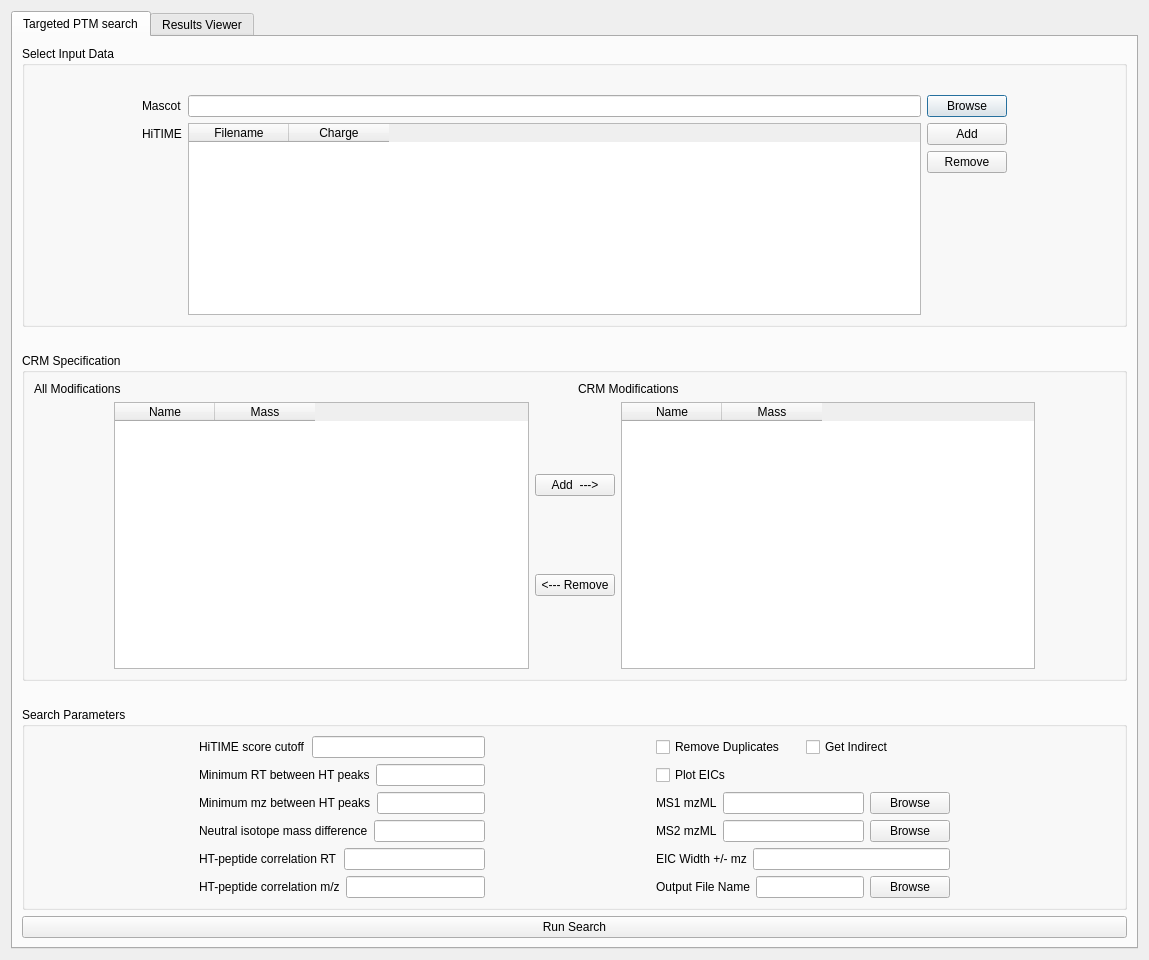
<?xml version="1.0" encoding="UTF-8"?>
<ui version="4.0">
 <class>Dialog</class>
 <widget class="QDialog" name="Dialog">
  <property name="geometry">
   <rect>
    <x>0</x>
    <y>0</y>
    <width>1149</width>
    <height>960</height>
   </rect>
  </property>
  <property name="windowTitle">
   <string>Dialog</string>
  </property>
  <layout class="QGridLayout" name="gridLayout_13">
   <item row="0" column="0">
    <widget class="QTabWidget" name="tabWidget">
     <property name="currentIndex">
      <number>0</number>
     </property>
     <widget class="QWidget" name="tab_3">
      <attribute name="title">
       <string>Targeted PTM search</string>
      </attribute>
      <layout class="QGridLayout" name="gridLayout_14">
       <item row="0" column="0">
        <layout class="QGridLayout" name="gridLayout_10">
         <item row="0" column="0">
          <widget class="QGroupBox" name="groupBox">
           <property name="title">
            <string>Select Input Data</string>
           </property>
           <layout class="QHBoxLayout" name="horizontalLayout_9">
            <item>
             <layout class="QHBoxLayout" name="horizontalLayout_8">
              <item>
               <spacer name="horizontalSpacer_4">
                <property name="orientation">
                 <enum>Qt::Horizontal</enum>
                </property>
                <property name="sizeType">
                 <enum>QSizePolicy::Preferred</enum>
                </property>
                <property name="sizeHint" stdset="0">
                 <size>
                  <width>108</width>
                  <height>20</height>
                 </size>
                </property>
               </spacer>
              </item>
              <item>
               <layout class="QVBoxLayout" name="verticalLayout_3">
                <item>
                 <spacer name="verticalSpacer_3">
                  <property name="orientation">
                   <enum>Qt::Vertical</enum>
                  </property>
                  <property name="sizeType">
                   <enum>QSizePolicy::Preferred</enum>
                  </property>
                  <property name="sizeHint" stdset="0">
                   <size>
                    <width>20</width>
                    <height>20</height>
                   </size>
                  </property>
                 </spacer>
                </item>
                <item>
                 <layout class="QGridLayout" name="gridLayout">
                  <item row="0" column="1">
                   <widget class="QLineEdit" name="T_mascot_file"/>
                  </item>
                  <item row="0" column="2">
                   <widget class="QPushButton" name="T_browse_mascot">
                    <property name="text">
                     <string>Browse</string>
                    </property>
                   </widget>
                  </item>
                  <item row="0" column="0">
                   <widget class="QLabel" name="label_2">
                    <property name="text">
                     <string>Mascot</string>
                    </property>
                   </widget>
                  </item>
                 </layout>
                </item>
                <item>
                 <layout class="QGridLayout" name="gridLayout_4">
                  <item row="0" column="0">
                   <widget class="QLabel" name="label_3">
                    <property name="text">
                     <string>HiTIME</string>
                    </property>
                   </widget>
                  </item>
                  <item row="0" column="1" rowspan="3">
                   <widget class="QTableWidget" name="T_HT_files">
                    <column>
                     <property name="text">
                      <string>Filename</string>
                     </property>
                    </column>
                    <column>
                     <property name="text">
                      <string>Charge</string>
                     </property>
                    </column>
                   </widget>
                  </item>
                  <item row="0" column="2">
                   <widget class="QPushButton" name="T_HT_add">
                    <property name="text">
                     <string>Add</string>
                    </property>
                   </widget>
                  </item>
                  <item row="1" column="2">
                   <widget class="QPushButton" name="T_HT_remove">
                    <property name="text">
                     <string>Remove</string>
                    </property>
                   </widget>
                  </item>
                 </layout>
                </item>
               </layout>
              </item>
              <item>
               <spacer name="horizontalSpacer_5">
                <property name="orientation">
                 <enum>Qt::Horizontal</enum>
                </property>
                <property name="sizeType">
                 <enum>QSizePolicy::Preferred</enum>
                </property>
                <property name="sizeHint" stdset="0">
                 <size>
                  <width>108</width>
                  <height>20</height>
                 </size>
                </property>
               </spacer>
              </item>
             </layout>
            </item>
           </layout>
          </widget>
         </item>
         <item row="1" column="0">
          <spacer name="verticalSpacer">
           <property name="orientation">
            <enum>Qt::Vertical</enum>
           </property>
           <property name="sizeType">
            <enum>QSizePolicy::Preferred</enum>
           </property>
           <property name="sizeHint" stdset="0">
            <size>
             <width>20</width>
             <height>20</height>
            </size>
           </property>
          </spacer>
         </item>
         <item row="2" column="0">
          <widget class="QGroupBox" name="groupBox_2">
           <property name="title">
            <string>CRM Specification</string>
           </property>
           <layout class="QGridLayout" name="gridLayout_5">
            <item row="0" column="0">
             <widget class="QLabel" name="label_4">
              <property name="text">
               <string>All Modifications</string>
              </property>
             </widget>
            </item>
            <item row="0" column="1">
             <widget class="QLabel" name="label_5">
              <property name="text">
               <string>CRM Modifications</string>
              </property>
             </widget>
            </item>
            <item row="1" column="0" colspan="2">
             <layout class="QGridLayout" name="gridLayout_9">
              <item row="0" column="3">
               <widget class="QTableWidget" name="T_CRM_mods">
                <column>
                 <property name="text">
                  <string>Name</string>
                 </property>
                </column>
                <column>
                 <property name="text">
                  <string>Mass</string>
                 </property>
                </column>
               </widget>
              </item>
              <item row="0" column="2">
               <layout class="QVBoxLayout" name="verticalLayout_4">
                <item>
                 <widget class="QPushButton" name="T_mods_add">
                  <property name="text">
                   <string>Add  ---&gt;</string>
                  </property>
                 </widget>
                </item>
                <item>
                 <widget class="QPushButton" name="T_mods_remove">
                  <property name="text">
                   <string>&lt;--- Remove</string>
                  </property>
                 </widget>
                </item>
               </layout>
              </item>
              <item row="0" column="0">
               <spacer name="horizontalSpacer_6">
                <property name="orientation">
                 <enum>Qt::Horizontal</enum>
                </property>
                <property name="sizeType">
                 <enum>QSizePolicy::Preferred</enum>
                </property>
                <property name="sizeHint" stdset="0">
                 <size>
                  <width>80</width>
                  <height>20</height>
                 </size>
                </property>
               </spacer>
              </item>
              <item row="0" column="1">
               <widget class="QTableWidget" name="T_all_mods">
                <column>
                 <property name="text">
                  <string>Name</string>
                 </property>
                </column>
                <column>
                 <property name="text">
                  <string>Mass</string>
                 </property>
                </column>
               </widget>
              </item>
              <item row="0" column="4">
               <spacer name="horizontalSpacer_7">
                <property name="orientation">
                 <enum>Qt::Horizontal</enum>
                </property>
                <property name="sizeType">
                 <enum>QSizePolicy::Preferred</enum>
                </property>
                <property name="sizeHint" stdset="0">
                 <size>
                  <width>80</width>
                  <height>20</height>
                 </size>
                </property>
               </spacer>
              </item>
             </layout>
            </item>
           </layout>
          </widget>
         </item>
         <item row="3" column="0">
          <spacer name="verticalSpacer_2">
           <property name="orientation">
            <enum>Qt::Vertical</enum>
           </property>
           <property name="sizeType">
            <enum>QSizePolicy::Preferred</enum>
           </property>
           <property name="sizeHint" stdset="0">
            <size>
             <width>20</width>
             <height>20</height>
            </size>
           </property>
          </spacer>
         </item>
         <item row="4" column="0">
          <widget class="QGroupBox" name="groupBox_3">
           <property name="title">
            <string>Search Parameters</string>
           </property>
           <layout class="QGridLayout" name="gridLayout_3">
            <item row="0" column="0">
             <layout class="QGridLayout" name="gridLayout_2">
              <item row="0" column="0">
               <spacer name="horizontalSpacer_3">
                <property name="orientation">
                 <enum>Qt::Horizontal</enum>
                </property>
                <property name="sizeHint" stdset="0">
                 <size>
                  <width>40</width>
                  <height>20</height>
                 </size>
                </property>
               </spacer>
              </item>
              <item row="0" column="1">
               <layout class="QHBoxLayout" name="horizontalLayout_3">
                <item>
                 <widget class="QLabel" name="label_6">
                  <property name="text">
                   <string>HiTIME score cutoff</string>
                  </property>
                 </widget>
                </item>
                <item>
                 <widget class="QLineEdit" name="HT_score_cutoff"/>
                </item>
               </layout>
              </item>
              <item row="0" column="2">
               <spacer name="horizontalSpacer">
                <property name="orientation">
                 <enum>Qt::Horizontal</enum>
                </property>
                <property name="sizeHint" stdset="0">
                 <size>
                  <width>40</width>
                  <height>20</height>
                 </size>
                </property>
               </spacer>
              </item>
              <item row="0" column="3">
               <layout class="QHBoxLayout" name="horizontalLayout_7">
                <item>
                 <widget class="QCheckBox" name="T_remove_duplicates">
                  <property name="text">
                   <string>Remove Duplicates</string>
                  </property>
                 </widget>
                </item>
                <item>
                 <widget class="QCheckBox" name="T_get_indirect">
                  <property name="text">
                   <string>Get Indirect</string>
                  </property>
                 </widget>
                </item>
               </layout>
              </item>
              <item row="0" column="4">
               <spacer name="horizontalSpacer_2">
                <property name="orientation">
                 <enum>Qt::Horizontal</enum>
                </property>
                <property name="sizeHint" stdset="0">
                 <size>
                  <width>40</width>
                  <height>20</height>
                 </size>
                </property>
               </spacer>
              </item>
              <item row="1" column="1">
               <layout class="QHBoxLayout" name="horizontalLayout_5">
                <item>
                 <widget class="QLabel" name="label_8">
                  <property name="text">
                   <string>Minimum RT between HT peaks</string>
                  </property>
                 </widget>
                </item>
                <item>
                 <widget class="QLineEdit" name="T_HT_rtGap"/>
                </item>
               </layout>
              </item>
              <item row="1" column="3">
               <widget class="QCheckBox" name="T_plot_EICs">
                <property name="text">
                 <string>Plot EICs</string>
                </property>
               </widget>
              </item>
              <item row="2" column="1">
               <layout class="QHBoxLayout" name="horizontalLayout_6">
                <item>
                 <widget class="QLabel" name="label_7">
                  <property name="text">
                   <string>Minimum mz between HT peaks</string>
                  </property>
                 </widget>
                </item>
                <item>
                 <widget class="QLineEdit" name="T_HT_mzGap"/>
                </item>
               </layout>
              </item>
              <item row="2" column="3">
               <layout class="QHBoxLayout" name="horizontalLayout_2">
                <item>
                 <widget class="QLabel" name="label">
                  <property name="text">
                   <string>MS1 mzML</string>
                  </property>
                 </widget>
                </item>
                <item>
                 <widget class="QLineEdit" name="T_mzM_file"/>
                </item>
                <item>
                 <widget class="QPushButton" name="T_browse_mzML">
                  <property name="text">
                   <string>Browse</string>
                  </property>
                 </widget>
                </item>
               </layout>
              </item>
              <item row="3" column="1">
               <layout class="QHBoxLayout" name="horizontalLayout_4">
                <item>
                 <widget class="QLabel" name="label_10">
                  <property name="text">
                   <string>Neutral isotope mass difference</string>
                  </property>
                 </widget>
                </item>
                <item>
                 <widget class="QLineEdit" name="T_NMD"/>
                </item>
               </layout>
              </item>
              <item row="3" column="3">
               <layout class="QHBoxLayout" name="horizontalLayout_10">
                <item>
                 <widget class="QLabel" name="label_11">
                  <property name="text">
                   <string>MS2 mzML</string>
                  </property>
                 </widget>
                </item>
                <item>
                 <widget class="QLineEdit" name="T_mzML_file2"/>
                </item>
                <item>
                 <widget class="QPushButton" name="T_browse_mzML2">
                  <property name="text">
                   <string>Browse</string>
                  </property>
                 </widget>
                </item>
               </layout>
              </item>
              <item row="4" column="1">
               <layout class="QHBoxLayout" name="horizontalLayout_12">
                <item>
                 <widget class="QLabel" name="label_12">
                  <property name="text">
                   <string>HT-peptide correlation RT</string>
                  </property>
                 </widget>
                </item>
                <item>
                 <widget class="QLineEdit" name="T_HT_peptide_correlation_RT"/>
                </item>
               </layout>
              </item>
              <item row="4" column="3">
               <layout class="QHBoxLayout" name="horizontalLayout_16">
                <item>
                 <widget class="QLabel" name="label_13">
                  <property name="text">
                   <string>EIC Width +/- mz</string>
                  </property>
                 </widget>
                </item>
                <item>
                 <widget class="QLineEdit" name="T_eicWidth"/>
                </item>
               </layout>
              </item>
              <item row="5" column="1">
               <layout class="QHBoxLayout" name="horizontalLayout_18">
                <item>
                 <widget class="QLabel" name="label_14">
                  <property name="text">
                   <string>HT-peptide correlation m/z</string>
                  </property>
                 </widget>
                </item>
                <item>
                 <widget class="QLineEdit" name="T_HT_peptide_correlation_mz"/>
                </item>
               </layout>
              </item>
              <item row="5" column="3">
               <layout class="QHBoxLayout" name="horizontalLayout">
                <item>
                 <widget class="QLabel" name="label_9">
                  <property name="text">
                   <string>Output File Name</string>
                  </property>
                 </widget>
                </item>
                <item>
                 <widget class="QLineEdit" name="T_outputFile_text"/>
                </item>
                <item>
                 <widget class="QPushButton" name="T_outputFile_button">
                  <property name="text">
                   <string>Browse</string>
                  </property>
                 </widget>
                </item>
               </layout>
              </item>
             </layout>
            </item>
           </layout>
          </widget>
         </item>
         <item row="5" column="0">
          <widget class="QPushButton" name="T_run">
           <property name="text">
            <string>Run Search</string>
           </property>
          </widget>
         </item>
        </layout>
       </item>
      </layout>
     </widget>
     <widget class="QWidget" name="tab_6">
      <attribute name="title">
       <string>Results Viewer</string>
      </attribute>
      <layout class="QGridLayout" name="gridLayout_7">
       <item row="0" column="0">
        <layout class="QGridLayout" name="gridLayout_6" columnstretch="0,1">
         <item row="0" column="0">
          <layout class="QGridLayout" name="gridLayout_12" rowstretch="0,1,0,0,0,0">
           <item row="0" column="0">
            <layout class="QHBoxLayout" name="horizontalLayout_15">
             <item>
              <widget class="QPushButton" name="RV_load_results">
               <property name="text">
                <string>Load Results</string>
               </property>
              </widget>
             </item>
             <item>
              <widget class="QPushButton" name="RV_reset">
               <property name="text">
                <string>Reset</string>
               </property>
              </widget>
             </item>
            </layout>
           </item>
           <item row="1" column="0">
            <widget class="QTableWidget" name="RV_peptides">
             <column>
              <property name="text">
               <string>Hit</string>
              </property>
             </column>
             <column>
              <property name="text">
               <string>Type</string>
              </property>
             </column>
             <column>
              <property name="text">
               <string>RT</string>
              </property>
             </column>
             <column>
              <property name="text">
               <string>m/z</string>
              </property>
             </column>
            </widget>
           </item>
           <item row="2" column="0">
            <layout class="QHBoxLayout" name="horizontalLayout_13">
             <item>
              <widget class="QPushButton" name="RV_up">
               <property name="text">
                <string>Up</string>
               </property>
              </widget>
             </item>
             <item>
              <widget class="QPushButton" name="RV_down">
               <property name="text">
                <string>Down</string>
               </property>
              </widget>
             </item>
            </layout>
           </item>
           <item row="3" column="0">
            <widget class="QLabel" name="label_25">
             <property name="text">
              <string>Accepted peptides</string>
             </property>
            </widget>
           </item>
           <item row="4" column="0">
            <widget class="QTableWidget" name="RV_accepted_peptides">
             <column>
              <property name="text">
               <string>Hit</string>
              </property>
             </column>
             <column>
              <property name="text">
               <string>Peptide</string>
              </property>
             </column>
             <column>
              <property name="text">
               <string>Protein</string>
              </property>
             </column>
            </widget>
           </item>
           <item row="5" column="0">
            <layout class="QHBoxLayout" name="horizontalLayout_14">
             <item>
              <widget class="QPushButton" name="RV_remove">
               <property name="text">
                <string>Remove</string>
               </property>
              </widget>
             </item>
             <item>
              <widget class="QPushButton" name="RV_save">
               <property name="text">
                <string>Save Results</string>
               </property>
              </widget>
             </item>
            </layout>
           </item>
          </layout>
         </item>
         <item row="0" column="1">
          <layout class="QGridLayout" name="gridLayout_8">
           <item row="0" column="0">
            <layout class="QGridLayout" name="gridLayout_11" columnstretch="0,0">
             <item row="0" column="0">
              <layout class="QVBoxLayout" name="verticalLayout_5">
               <item>
                <widget class="QLabel" name="label_24">
                 <property name="text">
                  <string>Peptide Results</string>
                 </property>
                </widget>
               </item>
               <item>
                <widget class="QTableWidget" name="RV_stats">
                 <row>
                  <property name="text">
                   <string>Sequence</string>
                  </property>
                 </row>
                 <row>
                  <property name="text">
                   <string>Charge</string>
                  </property>
                 </row>
                 <row>
                  <property name="text">
                   <string>Missed Cleavage</string>
                  </property>
                 </row>
                 <row>
                  <property name="text">
                   <string>Mod String</string>
                  </property>
                 </row>
                 <row>
                  <property name="text">
                   <string>Score</string>
                  </property>
                 </row>
                 <row>
                  <property name="text">
                   <string>Identity</string>
                  </property>
                 </row>
                 <row>
                  <property name="text">
                   <string>Homology</string>
                  </property>
                 </row>
                 <row>
                  <property name="text">
                   <string>Protein</string>
                  </property>
                 </row>
                 <row>
                  <property name="text">
                   <string>Protein ACC</string>
                  </property>
                 </row>
                 <row>
                  <property name="text">
                   <string>Peptide m/z</string>
                  </property>
                 </row>
                 <row>
                  <property name="text">
                   <string>Peptide RT</string>
                  </property>
                 </row>
                 <row>
                  <property name="text">
                   <string>HT m/z</string>
                  </property>
                 </row>
                 <row>
                  <property name="text">
                   <string>HT RT</string>
                  </property>
                 </row>
                 <column>
                  <property name="text">
                   <string>Value</string>
                  </property>
                 </column>
                </widget>
               </item>
              </layout>
             </item>
             <item row="0" column="1">
              <layout class="QVBoxLayout" name="verticalLayout_6">
               <item>
                <widget class="QLabel" name="label_23">
                 <property name="text">
                  <string>Heat Map</string>
                 </property>
                </widget>
               </item>
               <item>
                <widget class="PlotWidget" name="RV_HM"/>
               </item>
              </layout>
             </item>
            </layout>
           </item>
           <item row="1" column="0">
            <layout class="QVBoxLayout" name="verticalLayout_7">
             <item>
              <widget class="QLabel" name="label_15">
               <property name="text">
                <string>EIC</string>
               </property>
              </widget>
             </item>
             <item>
              <widget class="PlotWidget" name="RV_EIC"/>
             </item>
            </layout>
           </item>
           <item row="2" column="0">
            <layout class="QVBoxLayout" name="verticalLayout_8">
             <item>
              <layout class="QHBoxLayout" name="horizontalLayout_11">
               <item>
                <widget class="QLabel" name="label_22">
                 <property name="text">
                  <string>Spectrum</string>
                 </property>
                </widget>
               </item>
               <item>
                <widget class="QRadioButton" name="RV_MS_RB">
                 <property name="text">
                  <string>MS</string>
                 </property>
                 <property name="checked">
                  <bool>true</bool>
                 </property>
                </widget>
               </item>
               <item>
                <widget class="QRadioButton" name="RV_MSMS_RB">
                 <property name="text">
                  <string>MS/MS</string>
                 </property>
                </widget>
               </item>
               <item>
                <spacer name="horizontalSpacer_8">
                 <property name="orientation">
                  <enum>Qt::Horizontal</enum>
                 </property>
                 <property name="sizeHint" stdset="0">
                  <size>
                   <width>40</width>
                   <height>20</height>
                  </size>
                 </property>
                </spacer>
               </item>
              </layout>
             </item>
             <item>
              <widget class="PlotWidget" name="RV_spectrum"/>
             </item>
             <item>
              <layout class="QHBoxLayout" name="horizontalLayout_17">
               <item>
                <widget class="QPushButton" name="RV_accept">
                 <property name="text">
                  <string>Accept</string>
                 </property>
                </widget>
               </item>
               <item>
                <widget class="QPushButton" name="RV_reject">
                 <property name="text">
                  <string>Reject</string>
                 </property>
                </widget>
               </item>
              </layout>
             </item>
            </layout>
           </item>
          </layout>
         </item>
        </layout>
       </item>
      </layout>
     </widget>
    </widget>
   </item>
  </layout>
 </widget>
 <customwidgets>
  <customwidget>
   <class>PlotWidget</class>
   <extends>QGraphicsView</extends>
   <header>pyqtgraph</header>
  </customwidget>
 </customwidgets>
 <resources/>
 <connections/>
</ui>
